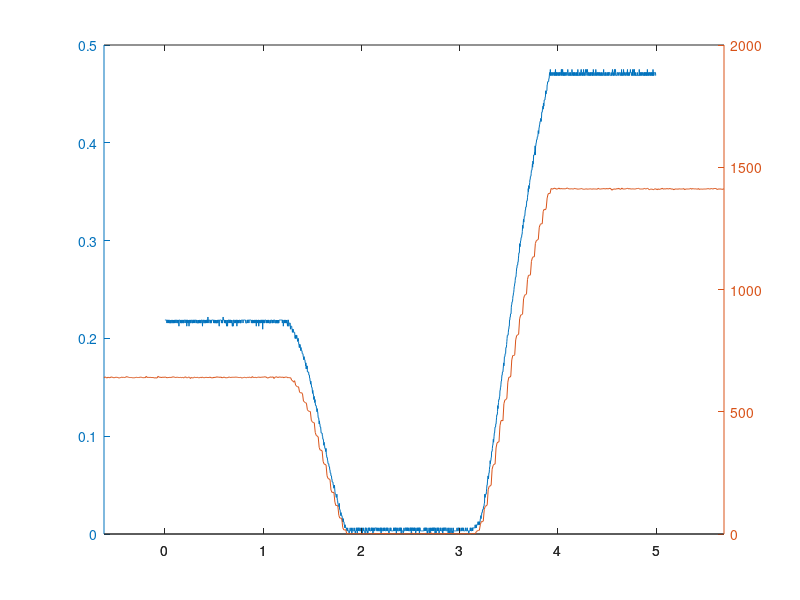

Reproduce this figure in MATLAB. (Note: this script raises an error after producing the figure.)
%------------------- SETUP FOR FIGURE HOLD & CLEANUP ----------------------
folding=false;
for folding = true
    if exist('a','var') == 1
        if ishandle(a)
            p = get(a, 'Position')
        end
    end
    if exist('b','var') == 1
        if ishandle(b)
        q = get(b, 'Position')
        end
    end

    close all;
    clearvars -except p q
    clc;
end

%% ---------------------- READING DATA FROM FILE --------------------------

data = csvread('PRINT_04.CSV');
data2 = csvread('potResTest3.csv');

time = data(:,1)+5;  %making the time Possitive
voltage = data(:,2);

time2 = data2(:,1)*0.010 -.63; %10 ms per tick (& alligning with volt data)
ADCval = data2(:,2);

%% -------------------------- PLOTTING DATA -------------------------------

for folding = true
    if exist('p','var') == 1
        set(0, 'DefaultFigurePosition', p)
    end
end %<--setting figure position

a = figure;
[AAX, volt, ADC] = plotyy(time,voltage,time2,ADCval)

%% -------------------- CALCULATING CONSTANT VALUES -----------------------

%%%%%%%%%%%%%%%%% Potentiometer voltages %%%%%%%%%%%%%%%%%%%%%%%%%%%%%%%%%%

Vmin   = mean(voltage( 753:1241,1))  %voltage mean from 1.88 to 3.1 in time

Vmax   = mean(voltage(1569:2000,1))    %voltage mean from 3.92 to 5 in time

equVolt = mean(voltage( 1: 493,1))     %voltage mean from 0 to 1.23 in time

middleVolt = ( (Vmax-Vmin)/2 ) +Vmin  %mid-range voltage

%%%%%%%%%%%%%%%%% ADC Values %%%%%%%%%%%%%%%%%%%%%%%%%%%%%%%%%%%%%%%%%%%%%%

ADCmin = mean(ADCval( 243:373,1))  %ADC value mean from 1.88 to 3.1 in time

ADCmax = mean(ADCval(455:632,1))   %ADC value mean from 3.92 to 5 in time

ADCequ = mean( ADCval( 63: 186,1)) %ADC value mean from 0 to 1.23 in time

%---------------------- PLOTTING REFFERENCE LINES -------------------------

hold on;

Ymin = zeros(size(voltage))+Vmin;

plot(AAX(1), time, Ymin,...
'linestyle', '--', 'linewidth', 1.2, 'color', '[ .2 .2 .2 ]');

Ymax = zeros(size(voltage))+Vmax;
plot(AAX(1), time, Ymax,...
'linestyle', '--', 'linewidth', 1.2, 'color', 'r');

Yequ = zeros(size(voltage))+equVolt;
plot(AAX(1), time, Yequ,...
'linestyle', '--', 'linewidth', 1.2, 'color', '[ 0 .6 0 ]');

Ymiddle = zeros(size(voltage))+middleVolt;
plot(AAX(1), time, Ymiddle,...
'linestyle', '--', 'linewidth', 1.2, 'color', '[ .6 0 .6 ]');

%% ------------------------ PLOT SETTINGS ---------------------------------

set(volt, 'LineWidth', 1.4 )
set(ADC, 'LineWidth', 1.4 )

%setting options for radian axis
set(AAX(1),...
    'Xgrid', 'on',...
    'Ygrid', 'on',...
    'XMinorGrid', 'on',...
    'YMinorGrid', 'on',...
    'ytick', (0:.1:.5),...
    'YLim', [ -.02 .5 ],...                   <-- Crummy allignment of
    'XLim', [ 0  5 ],...                          the two graphs, by
    'GridLineStyle',':',...                       moving the radian graph
    'GridColor', 'k',...
    'GridAlpha', .6)

%turning off degree plot since it is now alligned with the radian plot
set(ADC,'Visible','off')
 
%setting options for degree axis
set(AAX(2),...
    'Xgrid', 'off',...
    'Ygrid', 'off',...
    'XMinorGrid', 'off',...
    'YMinorGrid', 'off',...
    'ytick', ( 0:200:1600),...
    'YLim', [ -60 1500 ],...
    'XLim', [ 0  5 ],...
    'GridLineStyle', ':',...
    'GridColor', 'k',...
    'GridAlpha', .6)

%adding title and axes labels
title('Potentiometer Range')
xlabel('Time (s)')
ylabel(AAX(1), 'Voltage (V)')
ylabel(AAX(2), 'ADC Value')

legend('Angular movement',...
       'Lower limmit',...
       'Upper limmit',...
       'Equlibrium point',...
       'Mid-range',...
       'Location', 'northwest' )

hold off;

%% ---------------------- FURTHER CALCULATIONS ----------------------------

%Prints out the voltage offset
offsetVolt = middleVolt-equVolt

%Calculating resolution for convertion to rad and deg (Potentiometer Volt)
resRadVolt = (1.5769)/(Vmax-Vmin)
resDegVolt = 90.35/(Vmax-Vmin)

%Calculating resolution for convertion to rad and deg (ADC)
resRadADC = (1.5769)/(ADCmax-ADCmin)
resDegADC = 90.35/(ADCmax-ADCmin)

%Calculating 10 deg from equlibrium point on either side
tenDegFromEquRight = (-10-3.7)/resDegVolt  +  equVolt  % = 0.1651
tenDegFromEquLeft  = ( 10-3.7)/resDegVolt  +  equVolt  % = 0.2679

%% ----------------------- GENERAL CONVERTION -----------------------------

%----- TO VOLTAGE ------------------------

%Degrees to Voltage
%Volt = (inputDeg)/resDeg  +  equVolt

%Radians to Voltage
% Volt = (inputRad)/resRad  +  equVolt


%----- TO ANGLE --------------------------

%Voltage to Degrees
% Deg = (inputVolt - equVolt)*resDeg;

%Voltage to Radians
% Rad = (inputVolt - equVolt)*resRad;


%% -------------------------- EXAMPLE USE ---------------------------------

rad = (data(:,2) - equVolt)*resRadVolt;
deg = (data(:,2) - equVolt)*resDegVolt;


%% ---------------------- PLOTTING THE EXAMPLE ----------------------------

for folding = true 
    if exist('q','var') == 1
        set(0, 'DefaultFigurePosition', q)
    end
end %<--setting figure position

b = figure;
[AX, rad1, deg1] = plotyy(time,rad,time,deg);

hold on;%------------ PLOTTING REFFERENCE LINES ---------------------------

YminRad = (Ymin - equVolt) * resRadVolt;
plot(AX(1), time, YminRad,...
'linestyle', '--', 'linewidth', 1.2, 'color', '[ .2 .2 .2 ]');

YmaxRad = (Ymax - equVolt) * resRadVolt;
plot(AX(1), time, YmaxRad,...
'linestyle', '--', 'linewidth', 1.2, 'color', 'r');

YequRad = (Yequ - equVolt) * resRadVolt;
plot(AX(1), time, YequRad,...
'linestyle', '--', 'linewidth', 1.2, 'color', '[ 0 .6 0 ]');

YmiddleRad = (Ymiddle - equVolt) * resRadVolt;
plot(AX(1), time, YmiddleRad,...
'linestyle', '--', 'linewidth', 1.2, 'color', '[ .6 0 .6 ]');

hold off;%-----------------------------------------------------------------

%% ----------------------- PLOT SETTINGS ----------------------------------

set(rad1,'LineWidth', 1.4 )

%setting options for radian axis
set(AX(1),...
    'Xgrid', 'on',...
    'Ygrid', 'on',...
    'XMinorGrid', 'on',...
    'YMinorGrid', 'on',...
    'ytick', (-.9:.1:.9),...
    'YLim', [ -.785395694 .95992832 ],...     <-- Crummy allignment of
    'XLim', [ 0  5 ],...                          the two graphs, by
    'GridLineStyle',':',...                       moving the radian graph
    'GridColor', 'k',...
    'GridAlpha', .6)

%turning off degree plot since it is now alligned with the radian plot
set(deg1,'Visible','off')

%setting options for degree axis
set(AX(2),...
    'Xgrid', 'off',...
    'Ygrid', 'off',...
    'XMinorGrid', 'off',...
    'YMinorGrid', 'off',...
    'ytick', (-50:5:50),...
    'YLim', [ -45 55 ],...
    'XLim', [ 0  5 ],...
    'GridLineStyle', ':',...
    'GridColor', 'k',...
    'GridAlpha', .6)

%adding title and axes labels
title('Angle Range of Cubli')
xlabel('Time (s)')
ylabel(AX(1), 'Angular Position (rad)')
ylabel(AX(2), 'Angular Position (^\circ)')

%adding legend
legend('Angular movement',...
       'Lower limmit',...
       'Upper limmit',...
       'Equlibrium point',...
       'Mid-range',...
       'Location', 'northwest' )



set(groot,'DefaultFigurePosition','remove')%<--Resets default fig positions